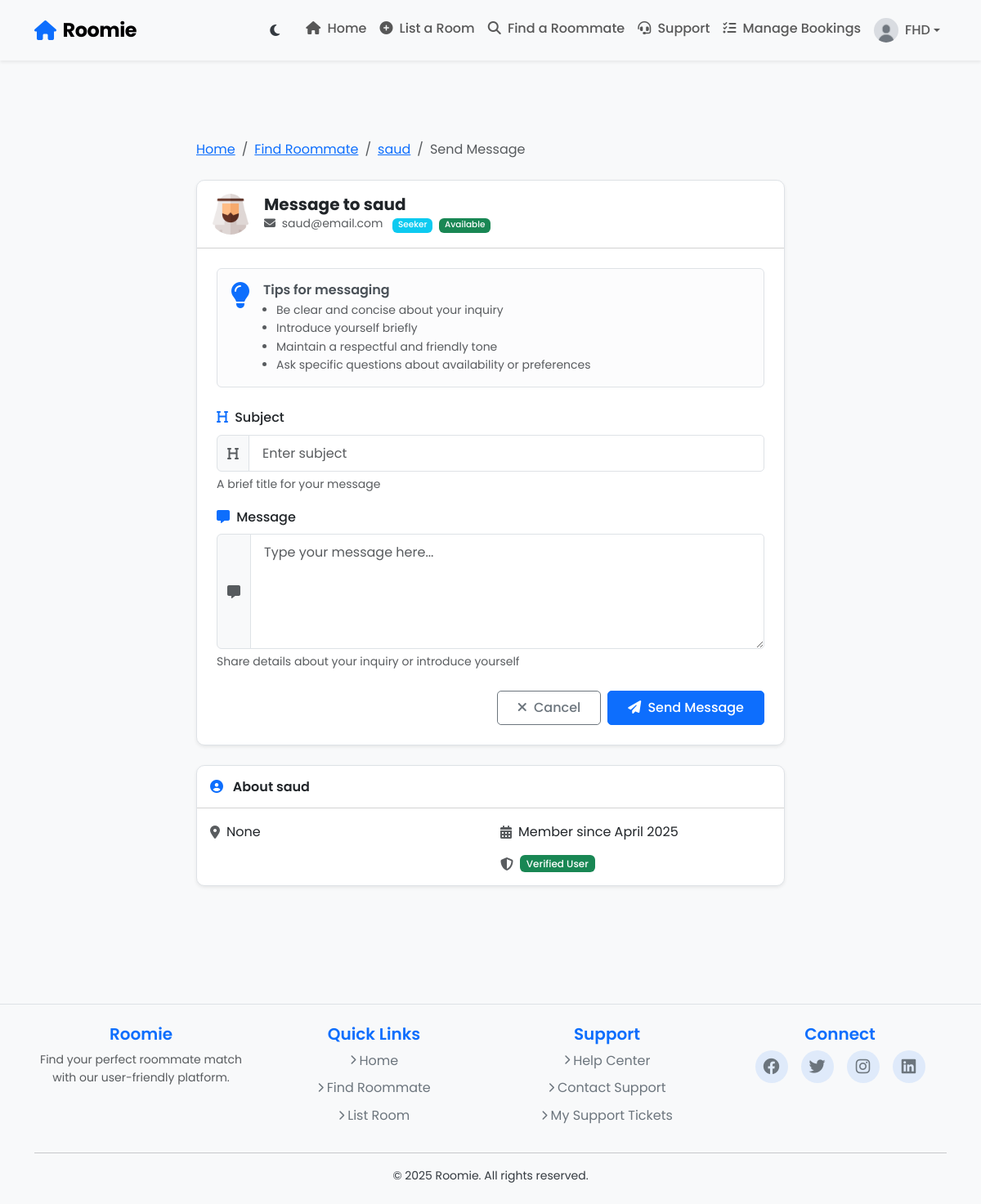
Page /send-message/1/ (signed in) on the committed database.
### core/models.py (models this page shows, shortened)
class User(AbstractUser):
    ACCOUNT_TYPE_CHOICES = [
        ('seeker', 'Seeker'),
        ('provider', 'Provider'),
    ]
    GENDER_CHOICES = [
        ('male', 'Male'),
        ('female', 'Female'),
    ]
    email = models.EmailField(unique=True)
    gender = models.CharField(max_length=10, choices=GENDER_CHOICES, blank=True, null=True)
    birthdate = models.DateField(blank=True, null=True)
    bio = models.TextField(blank=True, null=True)
    location = models.CharField(max_length=255, blank=True, null=True)
    profile_photo = models.ImageField(
        upload_to='profile_photos/',
        blank=True,
        null=True,
        default='profile_photos/default_user.jpg'  # Set default profile photo
    )
    account_type = models.CharField(max_length=10, choices=ACCOUNT_TYPE_CHOICES, default='seeker')
    is_available = models.BooleanField(default=True, help_text="Whether the user is currently available as a roommate")

### roomie/views.py (the view)
# urls.py: path('send-message/<int:user_id>/', views.send_message, name='send_message'),
def send_message(request, user_id):
    recipient = get_object_or_404(User, id=user_id)
    if request.method == 'POST':
        form = RoomieForms.MessageForm(request.POST)
        if form.is_valid():
            message = form.save(commit=False)
            message.sender = request.user
            message.recipient = recipient
            message.save()
            messages.success(request, "Message sent successfully!")
            return redirect('find_roommate')  # Redirect to the roommate list or another page
    else:
        form = RoomieForms.MessageForm()
    return render(request, 'send_message.html', {'form': form, 'recipient': recipient})

### roomie/forms.py
    class MessageForm(forms.ModelForm):
        class Meta:
            model = Message
            fields = ['subject', 'body']
            widgets = {
                'subject': forms.TextInput(attrs={'class': 'form-control', 'placeholder': 'Enter subject'}),
                'body': forms.Textarea(attrs={'class': 'form-control', 'rows': 5, 'placeholder': 'Type your message here...'}),
        }

### roomie/templatetags/form_tags.py (called while the page is built)
@register.filter(name='add_class')
def add_class(field, css_class):
    return field.as_widget(attrs={"class": css_class})

### roomie/templates/send_message.html (shortened to what this page needs)
{% extends 'base.html' %}
{% load static %}
{% load form_tags %}
{% block content %}
<div class="container py-5">
  <div class="row justify-content-center">
    <div class="col-lg-8">
      <nav aria-label="breadcrumb" class="mb-4">
        <ol class="breadcrumb">
          <li class="breadcrumb-item"><a href="{% url 'home' %}">Home</a></li>
          <li class="breadcrumb-item"><a href="{% url 'find_roommate' %}">Find Roommate</a></li>
          <li class="breadcrumb-item"><a href="{% url 'user_profile' recipient.id %}">{{ recipient.username }}</a></li>
          <li class="breadcrumb-item active" aria-current="page">Send Message</li>
        </ol>
      </nav>
      <div class="card shadow-sm">
        <div class="card-header bg-transparent py-3">
          <div class="d-flex align-items-center">
            <div class="flex-shrink-0">
              {% if recipient.profile_photo %}
              <img
                src="{{ recipient.profile_photo.url }}"
                class="rounded-circle"
                style="width: 50px; height: 50px; object-fit: cover"
                alt="{{ recipient.username }}"
              />
              {% endif %}
            </div>
            <div class="flex-grow-1 ms-3">
              <h5 class="mb-0 fw-bold">Message to {{ recipient.username }}</h5>
              <p class="text-muted mb-0 small">
                <i class="fas fa-envelope me-1"></i> {{ recipient.email }}
                {% if recipient.account_type %}
                <span class="badge bg-{% if recipient.account_type == 'provider' %}success{% else %}info{% endif %} ms-2">
                  {{ recipient.get_account_type_display }}
                </span>
                {% endif %}
                {% if recipient.is_available %}
                <span class="badge bg-success ms-1">Available</span>
                {% endif %}
              </p>
            </div>
          </div>
        </div>
        <div class="card-body p-4">
          <div class="alert alert-light border mb-4">
            <div class="d-flex">
              <div class="me-3 text-primary">
                <i class="fas fa-lightbulb fa-2x"></i>
              </div>
              <div>
                <h6 class="mb-1">Tips for messaging</h6>
                <ul class="mb-0 small text-muted ps-3">
                  <li>Be clear and concise about your inquiry</li>
                  <li>Introduce yourself briefly</li>
                  <li>Maintain a respectful and friendly tone</li>
                  <li>Ask specific questions about availability or preferences</li>
                </ul>
              </div>
            </div>
          </div>
          <form method="POST">
            <div class="mb-3">
              <label for="{{ form.subject.id_for_label }}" class="form-label fw-medium">
                <i class="fas fa-heading text-primary me-1"></i> Subject
              </label>
              <div class="input-group">
                <span class="input-group-text bg-light">
                  <i class="fas fa-heading text-muted"></i>
                </span>
                {{ form.subject|add_class:"form-control" }}
              </div>
              <div class="form-text small text-muted">A brief title for your message</div>
            </div>
            <div class="mb-4">
              <label for="{{ form.body.id_for_label }}" class="form-label fw-medium">
                <i class="fas fa-comment-alt text-primary me-1"></i> Message
              </label>
              <div class="input-group">
                <span class="input-group-text bg-light">
                  <i class="fas fa-comment-alt text-muted"></i>
                </span>
                {{ form.body|add_class:"form-control" }}
              </div>
              <div class="form-text small text-muted">Share details about your inquiry or introduce yourself</div>
            </div>
            <div class="d-flex justify-content-end gap-2">
              <a
                href="{% url 'user_profile' recipient.id %}"
                class="btn btn-outline-secondary"
              >
                <i class="fas fa-times me-1"></i> Cancel
              </a>
              <button type="submit" class="btn btn-primary">
                <i class="fas fa-paper-plane me-1"></i> Send Message
              </button>
            </div>
          </form>
        </div>
      </div>
      <div class="card shadow-sm mt-4">
        <div class="card-header bg-transparent py-3">
          <h6 class="mb-0">
            <i class="fas fa-user-circle text-primary me-2"></i> About {{ recipient.username }}
          </h6>
        </div>
        <div class="card-body p-3">
          <div class="row">
            <div class="col-md-6">
              <div class="d-flex align-items-center mb-3">
                <i class="fas fa-map-marker-alt text-muted me-2"></i>
                <span>{{ recipient.location|default:"Location not specified" }}</span>
              </div>
            </div>
            <div class="col-md-6">
              <div class="d-flex align-items-center mb-3">
                <i class="fas fa-calendar-alt text-muted me-2"></i>
                <span>Member since {{ recipient.date_joined|date:"F Y" }}</span>
              </div>
              <div class="d-flex align-items-center">
                <i class="fas fa-shield-alt text-muted me-2"></i>
                <span class="badge bg-success">Verified User</span>
              </div>
            </div>
          </div>
        </div>
      </div>
    </div>
  </div>
</div>
{% endblock %}

### roomie/templates/base.html (shortened to what this page needs)
{% load static %}
<!DOCTYPE html>
<html lang="en" data-bs-theme="light">
  <head>
    <link
      rel="stylesheet"
      href="https://cdn.jsdelivr.net/npm/bootstrap@5.3.0/dist/css/bootstrap.min.css"
    />
    <link
      rel="stylesheet"
      href="https://cdnjs.cloudflare.com/ajax/libs/font-awesome/6.4.0/css/all.min.css"
    />
    <link rel="stylesheet" href="{% static 'roomie/styles.css' %}" />
  </head>
  <body class="page-transition">
    <nav class="navbar navbar-expand-lg navbar-light bg-light shadow-sm sticky-top">
      <div class="container">
        <a class="navbar-brand d-flex align-items-center" href="{% url 'home' %}">
          <i class="fas fa-home me-2 text-primary"></i>
          <span class="fw-bold">Roomie</span>
        </a>
        <div class="collapse navbar-collapse" id="navbarNav">
          <ul class="navbar-nav ms-auto">
            <li class="nav-item d-flex align-items-center">
              <div class="theme-toggle-btn" id="themeToggle" title="Toggle Dark Mode">
                <i class="fas fa-moon"></i>
              </div>
            </li>
            <li class="nav-item">
              <a class="nav-link" href="{% url 'home' %}">
                <i class="fas fa-home me-1"></i> Home
              </a>
            </li>
            {% if user.is_authenticated and user.account_type == 'provider' %}
            <li class="nav-item">
              <a class="nav-link" href="{% url 'list_room' %}">
                <i class="fas fa-plus-circle me-1"></i> List a Room
              </a>
            </li>
            {% endif %}
            <li class="nav-item">
              <a class="nav-link" href="{% url 'find_roommate' %}">
                <i class="fas fa-search me-1"></i> Find a Roommate
              </a>
            </li>
            <li class="nav-item">
              {% if user.is_authenticated %}
              <a class="nav-link" href="{% url 'support_home' %}">
                <i class="fas fa-headset me-1"></i> Support
              </a>
              {% else %}
              <a class="nav-link" href="{% url 'faq' %}">
                <i class="fas fa-question-circle me-1"></i> Support
              </a>
              {% endif %}
            </li>
            {% if user.is_authenticated %}
              {% if user.account_type == 'provider' %}
              <li class="nav-item">
                <a class="nav-link" href="{% url 'manage_bookings' %}">
                  <i class="fas fa-tasks me-1"></i> Manage Bookings
                </a>
              </li>
              {% endif %}
              <li class="nav-item dropdown">
                <a
                  class="nav-link dropdown-toggle d-flex align-items-center"
                  href="#"
                  id="navbarDropdown"
                  role="button"
                  data-bs-toggle="dropdown"
                  aria-expanded="false"
                >
                  {% if user.profile_photo %}
                  <img
                    src="{{ user.profile_photo.url }}"
                    class="rounded-circle"
                    style="width: 30px; height: 30px; object-fit: cover"
                    alt="Profile"
                  />
                  {% endif %}
                  <span class="ms-2">{{ user.username }}</span>
                </a>
              </li>
            {% endif %}
          </ul>
        </div>
      </div>
    </nav>
    <main class="container py-5">
      {% block content %}{% endblock %}
    </main>
    {% include 'footer.html' %}
  </body>
</html>

### roomie/static/roomie/styles.css (style rules this page uses)
body { font-family: "Poppins", sans-serif; background-color: #f8f9fa; color: #343a40; line-height: 1.6; }
h1, h2, h3, h4, h5, h6 { font-weight: 600; }
.navbar { padding: 0.8rem 1rem; }
.navbar-brand { font-size: 1.5rem; font-weight: 700; letter-spacing: -0.5px; }
.nav-link { font-weight: 500; padding: 0.5rem 1rem; transition: all 0.3s; }
.card { border-radius: 10px; overflow: hidden; border: 1px solid #dee2e6; box-shadow: 0 6px 15px rgba(0, 0, 0, 0.05); }
.btn { font-weight: 500; padding: 0.5rem 1.5rem; border-radius: 5px; }
.btn-primary { background-color: #0d6efd; border-color: #0d6efd; }
.form-control, .form-select { border-radius: 5px; padding: 0.6rem 1rem; border: 1px solid #dee2e6; }
.form-label { font-weight: 500; margin-bottom: 0.5rem; }

### roomie/templates/base.html (style rules this page uses)
.theme-toggle-btn { width: 40px; height: 40px; border-radius: 50%; display: flex; align-items: center; justify-content: center; transition: all 0.3s ease; cursor: pointer; margin-right: 10px; }
.theme-toggle-btn i { transition: transform 0.5s ease; }
.page-transition { opacity: 0; animation: fadeIn 0.5s ease forwards; }
html { scroll-behavior: smooth; }
.card { transition: all 0.3s ease; box-shadow: 0 4px 6px rgba(0, 0, 0, 0.05); }
body { transition: background-color 0.3s ease, color 0.3s ease; }
.btn { transition: all 0.3s ease; }

### roomie/templates/send_message.html (style rules this page uses)
.badge { font-weight: 500; }

### rows in the picture
User: profile_photo (placeholder picture), username "FHD"
User: username "saud", profile_photo (picture), email "saud@email.com", account_type "Seeker", location "None", date_joined "April 2025"
